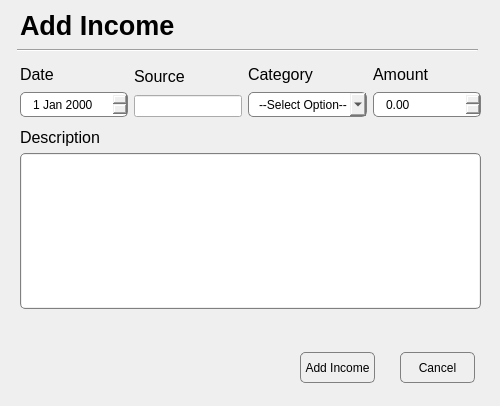
<?xml version="1.0" encoding="UTF-8"?>
<ui version="4.0">
 <class>Dialog</class>
 <widget class="QDialog" name="Dialog">
  <property name="geometry">
   <rect>
    <x>0</x>
    <y>0</y>
    <width>500</width>
    <height>406</height>
   </rect>
  </property>
  <property name="windowTitle">
   <string>Dialog</string>
  </property>
  <property name="styleSheet">
   <string notr="true">QDateEdit {
	border: 1px solid gray;
	border-radius: 5px;
	padding-left: 10px;
}

QComboBox {
	border: 1px solid gray;
	border-radius: 5px;
	padding-left: 10px;
}

QDoubleSpinBox {
	border: 1px solid gray;
	border-radius: 5px;
	padding-left: 10px;
}


QPushButton {
	border: 1px solid gray;
	border-radius: 5px;
}

QPlainTextEdit {
	border: 1px solid gray;        /* Set the border */
	border-radius: 5px;          /* Round the corners */
	padding: 1px;                /* Space between text and border */
}

QPlainTextEdit::viewport {
	background: transparent;      /* Make viewport background transparent */
	border: none;                 /* Remove viewport border */
}</string>
  </property>
  <widget class="QLabel" name="incomeDialogTitle">
   <property name="geometry">
    <rect>
     <x>20</x>
     <y>10</y>
     <width>171</width>
     <height>31</height>
    </rect>
   </property>
   <property name="font">
    <font>
     <pointsize>20</pointsize>
     <weight>75</weight>
     <bold>true</bold>
    </font>
   </property>
   <property name="text">
    <string>Add Income</string>
   </property>
  </widget>
  <widget class="Line" name="line">
   <property name="geometry">
    <rect>
     <x>17</x>
     <y>40</y>
     <width>461</width>
     <height>21</height>
    </rect>
   </property>
   <property name="orientation">
    <enum>Qt::Horizontal</enum>
   </property>
  </widget>
  <widget class="QPushButton" name="incomeCancelPushButton">
   <property name="geometry">
    <rect>
     <x>400</x>
     <y>352</y>
     <width>75</width>
     <height>31</height>
    </rect>
   </property>
   <property name="text">
    <string>Cancel</string>
   </property>
  </widget>
  <widget class="QPushButton" name="incomeAddPushButton">
   <property name="geometry">
    <rect>
     <x>300</x>
     <y>352</y>
     <width>75</width>
     <height>31</height>
    </rect>
   </property>
   <property name="text">
    <string>Add Income</string>
   </property>
  </widget>
  <widget class="QWidget" name="layoutWidget">
   <property name="geometry">
    <rect>
     <x>20</x>
     <y>128</y>
     <width>461</width>
     <height>181</height>
    </rect>
   </property>
   <layout class="QVBoxLayout" name="verticalLayout_4">
    <item>
     <widget class="QLabel" name="incomeDescriptionTextEditLabel">
      <property name="font">
       <font>
        <pointsize>12</pointsize>
       </font>
      </property>
      <property name="text">
       <string>Description</string>
      </property>
     </widget>
    </item>
    <item>
     <widget class="QPlainTextEdit" name="incomeDescriptionTextEdit"/>
    </item>
   </layout>
  </widget>
  <widget class="QWidget" name="layoutWidget">
   <property name="geometry">
    <rect>
     <x>20</x>
     <y>63</y>
     <width>461</width>
     <height>54</height>
    </rect>
   </property>
   <layout class="QHBoxLayout" name="horizontalLayout">
    <item>
     <layout class="QVBoxLayout" name="verticalLayout">
      <item>
       <widget class="QLabel" name="incomeDateEditLabel">
        <property name="font">
         <font>
          <pointsize>12</pointsize>
         </font>
        </property>
        <property name="text">
         <string>Date</string>
        </property>
       </widget>
      </item>
      <item>
       <widget class="QDateEdit" name="incomeDateEdit">
        <property name="minimumSize">
         <size>
          <width>0</width>
          <height>25</height>
         </size>
        </property>
        <property name="maximumSize">
         <size>
          <width>16777215</width>
          <height>25</height>
         </size>
        </property>
       </widget>
      </item>
     </layout>
    </item>
    <item>
     <layout class="QVBoxLayout" name="verticalLayout_5">
      <item>
       <widget class="QLabel" name="incomeSourceEditLabel">
        <property name="font">
         <font>
          <pointsize>12</pointsize>
         </font>
        </property>
        <property name="text">
         <string>Source</string>
        </property>
       </widget>
      </item>
      <item>
       <widget class="QLineEdit" name="incomeSourceEdit">
        <property name="sizePolicy">
         <sizepolicy hsizetype="Maximum" vsizetype="Fixed">
          <horstretch>0</horstretch>
          <verstretch>0</verstretch>
         </sizepolicy>
        </property>
       </widget>
      </item>
     </layout>
    </item>
    <item>
     <layout class="QVBoxLayout" name="verticalLayout_2">
      <item>
       <widget class="QLabel" name="incomeCategoryDropdownLabel">
        <property name="font">
         <font>
          <pointsize>12</pointsize>
         </font>
        </property>
        <property name="text">
         <string>Category</string>
        </property>
       </widget>
      </item>
      <item>
       <widget class="QComboBox" name="incomeCategoryDropdown">
        <property name="minimumSize">
         <size>
          <width>0</width>
          <height>25</height>
         </size>
        </property>
        <property name="maximumSize">
         <size>
          <width>16777215</width>
          <height>25</height>
         </size>
        </property>
        <property name="placeholderText" stdset="0">
         <string>--Select Option--</string>
        </property>
        <item>
         <property name="text">
          <string/>
         </property>
        </item>
        <item>
         <property name="text">
          <string>Paycheck</string>
         </property>
        </item>
        <item>
         <property name="text">
          <string>Freelance</string>
         </property>
        </item>
        <item>
         <property name="text">
          <string>Capital Gains</string>
         </property>
        </item>
        <item>
         <property name="text">
          <string>Investments</string>
         </property>
        </item>
        <item>
         <property name="text">
          <string>Other</string>
         </property>
        </item>
       </widget>
      </item>
     </layout>
    </item>
    <item>
     <layout class="QVBoxLayout" name="verticalLayout_3">
      <item>
       <widget class="QLabel" name="incomeAmountSpinboxLabel">
        <property name="font">
         <font>
          <pointsize>12</pointsize>
         </font>
        </property>
        <property name="text">
         <string>Amount</string>
        </property>
       </widget>
      </item>
      <item>
       <widget class="QDoubleSpinBox" name="incomeAmountSpinbox">
        <property name="minimumSize">
         <size>
          <width>0</width>
          <height>25</height>
         </size>
        </property>
        <property name="maximumSize">
         <size>
          <width>16777215</width>
          <height>25</height>
         </size>
        </property>
       </widget>
      </item>
     </layout>
    </item>
   </layout>
  </widget>
 </widget>
 <resources/>
 <connections/>
</ui>
